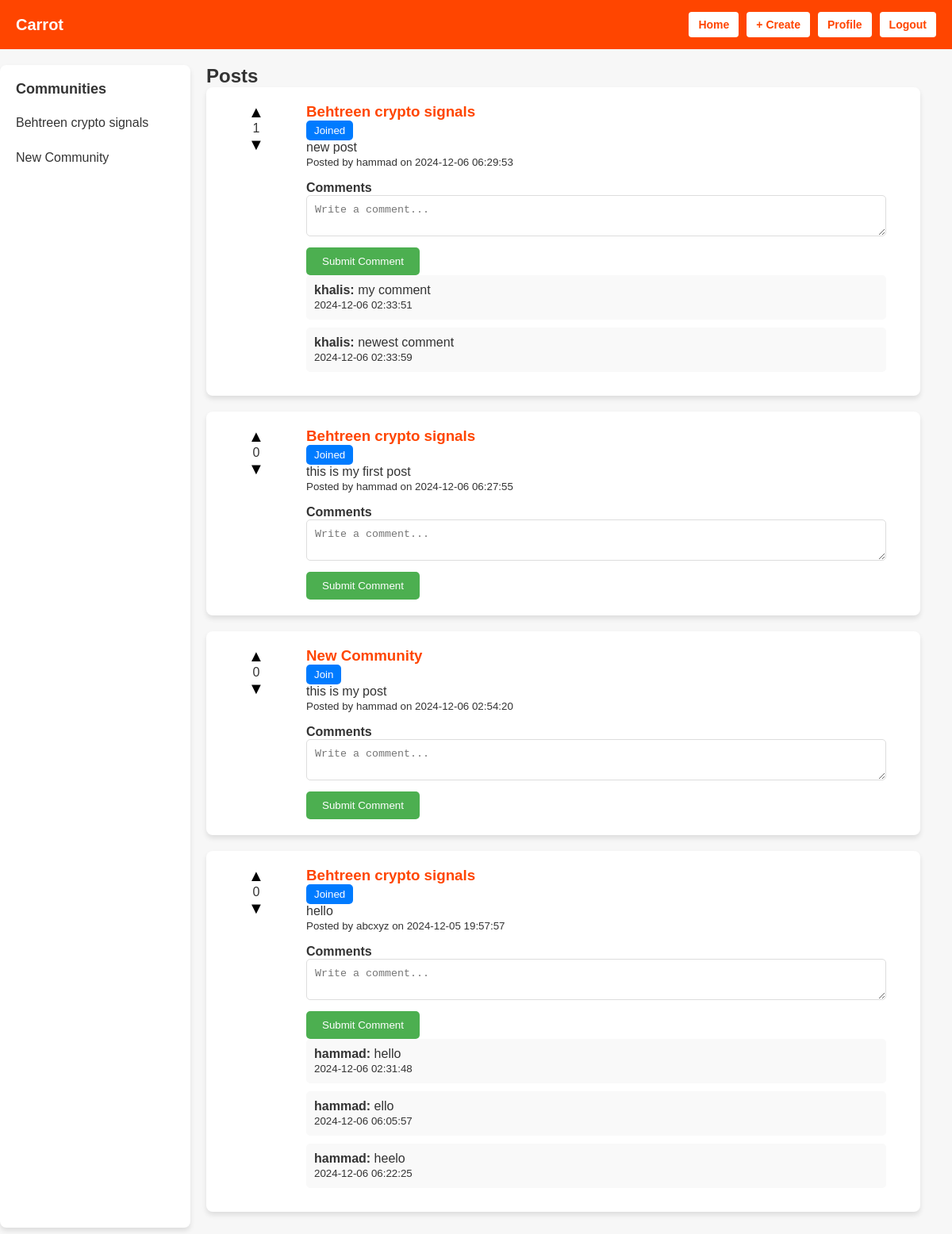
The app's page /main.php (signed in) with its own data.
### tables this page shows
CREATE TABLE `communities` (
  `id` int(11) NOT NULL,
  `name` varchar(255) NOT NULL,
  `description` text DEFAULT NULL,
  `created_at` timestamp NOT NULL DEFAULT current_timestamp(),
  `user_id` int(11) DEFAULT NULL,
  `profile_pic` varchar(255) DEFAULT NULL
);

CREATE TABLE `community_posts` (
  `id` int(11) NOT NULL,
  `user_id` int(11) NOT NULL,
  `community_id` int(11) NOT NULL,
  `content` text NOT NULL,
  `created_at` timestamp NOT NULL DEFAULT current_timestamp(),
  `votes` int(11) DEFAULT 0
);

CREATE TABLE `users` (
  `id` int(11) NOT NULL,
  `username` varchar(255) NOT NULL,
  `name` varchar(255) NOT NULL,
  `PASSWORD` varchar(255) NOT NULL,
  `email` varchar(255) NOT NULL,
  `bio` text DEFAULT NULL,
  `created_at` timestamp NOT NULL DEFAULT current_timestamp(),
  `profile_picture` varchar(255) DEFAULT NULL,
  `profile_pic` varchar(255) DEFAULT 'default_profile_pic.jpg'
);

CREATE TABLE `comments` (
  `id` int(11) NOT NULL,
  `content` text NOT NULL,
  `user_id` int(11) NOT NULL,
  `post_id` int(11) NOT NULL,
  `created_at` timestamp NOT NULL DEFAULT current_timestamp()
);

### main.php (the view, shortened to what this page needs)
<?php
require 'db_config.php';
$user_id = $_SESSION['user_id'];
$communities_query = "SELECT * FROM communities";
$communities_result = mysqli_query($conn, $communities_query);
$posts_query = "SELECT community_posts.id, community_posts.content, users.name, communities.name AS community_name,
                communities.id AS community_id, community_posts.created_at, community_posts.votes
                FROM community_posts
                JOIN users ON community_posts.user_id = users.id
                JOIN communities ON community_posts.community_id = communities.id
                ORDER BY community_posts.created_at DESC";
$posts_result = mysqli_query($conn, $posts_query);
function is_user_member($user_id, $community_id, $conn) {
    $query = "SELECT * FROM community_members WHERE user_id = $user_id AND community_id = $community_id";
    $result = mysqli_query($conn, $query);
    return mysqli_num_rows($result) > 0;
}
function get_comments($post_id, $conn) {
    $comments_query = "SELECT comments.content, users.name AS commenter_name, comments.created_at
                       FROM comments
                       JOIN users ON comments.user_id = users.id
                       WHERE comments.post_id = '$post_id'
                       ORDER BY comments.created_at ASC";
    return mysqli_query($conn, $comments_query);
}
?>
<!DOCTYPE html>
<html lang="en">
<head>
</head>
<body>
<header>
    <?php include 'C:/xampp/htdocs/Carrot/Reuseable_Assets/navbar.php'; ?>
</header>
<div class="container">
    <aside class="sidebar">
        <h2>Communities</h2>
        <ul>
            <?php while ($community = mysqli_fetch_assoc($communities_result)): ?>
                <li>
                    <a href="community.php?id=<?php echo $community['id']; ?>">
                        <?php echo htmlspecialchars($community['name']); ?>
                    </a>
                </li>
            <?php endwhile; ?>
        </ul>
    </aside>
    <main>
        <h2>Posts</h2>
        <?php while ($post = mysqli_fetch_assoc($posts_result)): ?>
    <?php
    $post_id = $post['id'];
    $vote_query = "SELECT
                      SUM(vote_type = 'upvote') AS upvotes,
                      SUM(vote_type = 'downvote') AS downvotes
                   FROM post_votes
                   WHERE post_id = $post_id";
    $vote_result = mysqli_query($conn, $vote_query);
    $votes = mysqli_fetch_assoc($vote_result);
    $upvotes = $votes['upvotes'] ?? 0;
    $downvotes = $votes['downvotes'] ?? 0;
    ?>
            <div class="post">
   <div class="votes">
    <form method="POST">
        <button type="submit">▲ </button>
    </form>
    <p><?php echo $upvotes - $downvotes; ?></p>
    <form method="POST">
        <button type="submit">▼ </button>
    </form>
</div>
                <div class="content">
                    <h3>
                        <a href="community.php?id=<?php echo $post['community_id']; ?>">
                            <?php echo htmlspecialchars($post['community_name']); ?>
                        </a>
                    </h3>
                    <form method="POST" style="display: inline;">
                        <button class="join-btn" type="submit">
                            <?php echo is_user_member($user_id, $post['community_id'], $conn) ? 'Joined' : 'Join'; ?>
                        </button>
                    </form>
                    <p><?php echo (htmlspecialchars($post['content'])); ?></p>
                    <p><small>Posted by <?php echo htmlspecialchars($post['name']); ?> on <?php echo $post['created_at']; ?></small></p>
                    <div class="comment-section">
                        <h4>Comments</h4>
                        <form method="POST">
                            <textarea name="comment_content" placeholder="Write a comment..." required></textarea>
                            <button class="comment-btn" type="submit">Submit Comment</button>
                        </form>
                        <?php
                        $comments_result = get_comments($post['id'], $conn);
                        while ($comment = mysqli_fetch_assoc($comments_result)): ?>
                            <div class="comment-item">
                                <p><strong><?php echo htmlspecialchars($comment['commenter_name']); ?>:</strong> <?php echo nl2br(htmlspecialchars($comment['content'])); ?></p>
                                <p><small><?php echo $comment['created_at']; ?></small></p>
                            </div>
                        <?php endwhile; ?>
                    </div>
                </div>
            </div>
        <?php endwhile; ?>
    </main>
</div>
</body>
</html>

### Reuseable_Assets/navbar.php (shortened to what this page needs)
<header class="header">
  <div class="logo">Carrot</div>
  <nav>
    <button class="btn"><a href="/Carrot/main.php">Home</a></button>
    <button class="btn"><a href="/Carrot/createc.php">+ Create</a></button>
    <?php if (isset($_SESSION['loggedin']) && $_SESSION['loggedin']): ?>
      <button class="btn"><a href="profile.php">Profile</a></button>
      <button class="btn"><a href="auth_pages/logout.php">Logout</a></button>
    <?php else: ?>
      <button class="btn"><a href="login.php">Login</a></button>
      <button class="btn"><a href="/Carrot/auth_pages/signup.php">Signup</a></button>
    <?php endif; ?>
  </nav>
</header>

### main.php (style rules this page uses)
body { font-family: Arial, sans-serif; margin: 0; padding: 0; background-color: #f6f7f8; color: #333; }
.container { display: flex; max-width: 1200px; margin: 20px auto; }
.sidebar { width: 20%; background-color: white; padding: 20px; border-radius: 8px; box-shadow: 0 4px 6px rgba(0, 0, 0, 0.1); }
.sidebar h2 { font-size: 18px; margin-bottom: 15px; }
.sidebar ul { list-style: none; padding: 0; }
.sidebar ul li { margin-bottom: 10px; }
.sidebar ul li a { text-decoration: none; color: #333; padding: 8px 0; display: block; transition: color 0.3s; }
main { width: 75%; margin-left: 20px; }
.post { display: flex; background-color: white; padding: 20px; margin-bottom: 20px; border-radius: 8px; box-shadow: 0 4px 6px rgba(0, 0, 0, 0.1); }
.votes { width: 10%; text-align: center; margin-right: 20px; }
.votes button { background-color: transparent; border: none; font-size: 20px; cursor: pointer; }
.content { width: 85%; }
.content h3 { margin-top: 0; }
.content h3 a { color: #ff4500; text-decoration: none; }
.comment-section { margin-top: 15px; }
.comment-section textarea { width: 100%; padding: 10px; margin-bottom: 10px; border: 1px solid #ddd; border-radius: 5px; }
.comment-btn { padding: 10px 20px; background-color: #4caf50; color: white; border: none; border-radius: 5px; cursor: pointer; }
.comment-item { background-color: #f9f9f9; padding: 10px; border-radius: 5px; margin-bottom: 10px; }
.join-btn { background-color: #007bff; color: white; border: none; padding: 5px 10px; border-radius: 5px; cursor: pointer; }

### Reuseable_Assets/navbar.php (style rules this page uses)
* { margin: 0; padding: 0; box-sizing: border-box; }
body { font-family: Arial, sans-serif; background-color: #f7f7f7; color: #333; }
.header { background-color: #ff4500; padding: 15px 20px; color: white; display: flex; justify-content: space-between; align-items: center; }
.header .logo { font-size: 20px; font-weight: bold; }
.header nav { display: flex; gap: 10px; }
.header nav a { text-decoration: none; color: #ff4500; }
.header .btn { padding: 8px 12px; background-color: white; color: #ff4500; border: none; border-radius: 4px; font-size: 14px; font-weight: bold; cursor: pointer; transition: background-color 0.3s, color 0.3s; }
.header .btn a { text-decoration: none; color: inherit; display: inline-block; }

### records on screen
communities: name "Behtreen crypto signals"
communities: name "New Community"
community_posts: downvotes "1", community.name "Behtreen crypto signals", shows "Joined", content "new post", user.name "hammad", created_at "2024-12-06 06:29:53"
comments: user.name "khalis", content "my comment", created_at "2024-12-06 02:33:51"
comments: user.name "khalis", content "newest comment", created_at "2024-12-06 02:33:59"
community_posts: downvotes "0", community.name "Behtreen crypto signals", shows "Joined", content "this is my first post", user.name "hammad", created_at "2024-12-06 06:27:55"
community_posts: downvotes "0", community.name "New Community", shows "Join", content "this is my post", user.name "hammad", created_at "2024-12-06 02:54:20"
community_posts: downvotes "0", community.name "Behtreen crypto signals", shows "Joined", content "hello", user.name "abcxyz", created_at "2024-12-05 19:57:57"
comments: user.name "hammad", content "hello", created_at "2024-12-06 02:31:48"
comments: user.name "hammad", content "ello", created_at "2024-12-06 06:05:57"
comments: user.name "hammad", content "heelo", created_at "2024-12-06 06:22:25"
